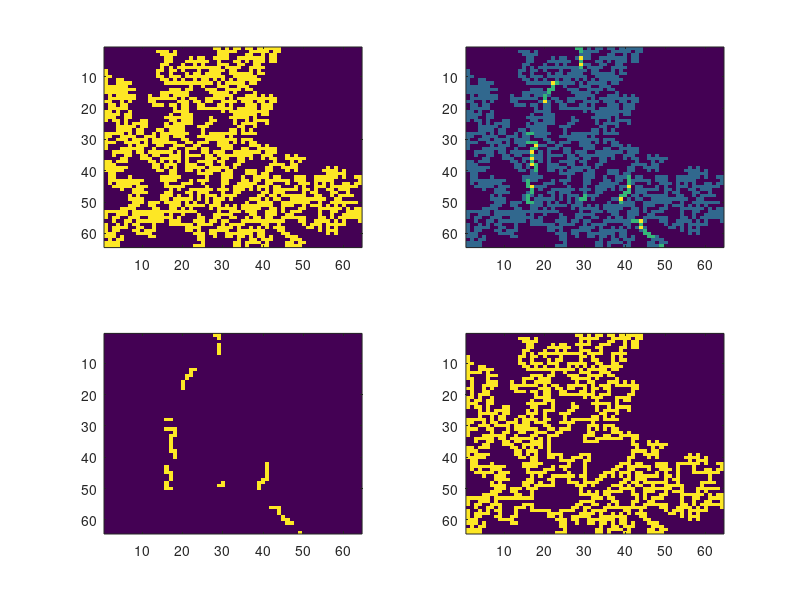

MATLAB code for this plot:
% Example of use of the walk routine
% Generate spanning cluster (l-r spanning)

function exwalk()
lx =64;
ly = 64;
p = 0.585;
ncount = 0;
perc = [];
while (size(perc ,1)==0)
    ncount = ncount + 1;
    if (ncount >1000)
        return
    end

    z=rand(lx,ly)<p;
    [lw,num]=bwlabel(z,4);
    perc_x = intersect(lw(1,:),lw(lx ,:));
    perc = find(perc_x >0)
end


s = regionprops(lw,'Area');
clusterareas = cat(1,s.Area);
maxarea = max(clusterareas);
i = find(clusterareas==maxarea);
zz = lw == i;

% zz now contains the spanning cluster
imagesc(zz);

% Display spanning cluster
% Run walk on this cluster
[l,r] = walk(zz);
zzz = l.*r;

% Find points where both l and r are non-zero
zadd = zz + zzz;
subplot(2,2,1), imagesc(zz);
subplot(2,2,2), imagesc(zadd);
subplot(2,2,3), imagesc(zzz >0);
subplot(2,2,4), imagesc(l+r>0);
function [left ,right] = walk(z)
%
% Left turning walker
%
% Returns left: nr of times walker passes a site
%
% First , ensure that array only has one contact point at left and
% right end: topmost points chosen
%

nx = size(z,1);
ny = size(z,2);
i = find(z(1,:)>0);
iy0 = i(1);

% starting point for walker
ix0 = 1;

% stopping point for walker
% First do left -turning walker
dirs = zeros(4,2);
dirs(1,1) = -1;
dirs(1,2) = 0;
dirs(2,1) = 0;
dirs(2,2) = -1;
dirs(3,1) = 1;
dirs(3,2) = 0;
dirs(4,1) = 0;
dirs(4,2) = 1;
nwalk = 1;
ix = ix0;
iy = iy0;
dir = 1;

% 1=left , 2 = down , 3 = right , 4 = up;
left = zeros(nx,ny);
while (nwalk >0)
    left(ix,iy) = left(ix,iy) + 1;
    
    % Turn left until you find an occupied site
    nfound = 0;
    while (nfound==0)
        dir = dir - 1;
        if (dir <1)
            dir = dir + 4;
        end
        % Check this direction
        iix = ix + dirs(dir ,1);
        iiy = iy + dirs(dir ,2);
        if (iix==nx+1)
            nwalk = 0;
            % Walker escaped
        iix = nx;
        ix1 = ix;
        iy1 = iy;
        end
        
        % Is there a site here?
        if (iix >0)
            if (iiy >0)
                if (iiy<ny+1)
                    if (z(iix,iiy)>0)
                        % there is a site here , move here
                        ix = iix;
                        iy = iiy;
                        nfound = 1;
                        dir = dir + 2;
                        if (dir >4)
                            dir = dir - 4;
                        end
                    end
                end
            end
        end
    end
end

%left;
nwalk = 1;
ix = ix0;
iy = iy0;
dir = 1;
% 1=left , 2 = down , 3 = right , 4 = up;
right = zeros(nx,ny);
while (nwalk >0)
    right(ix,iy) = right(ix,iy) + 1;
    % ix,iy
    % Turn right until you find an occupied site
    nfound = 0;
    while (nfound==0)
        dir = dir + 1;
        if (dir >4)
            dir = dir - 4;
        end
        % Check this direction
        iix = ix + dirs(dir ,1);
        iiy = iy + dirs(dir ,2);
        if (iix==nx+1)
            if (iy==iy1)
                nwalk = 0;
                % Walker escaped
                iix = nx;
            end
        end
        % Is there a site here?
        if (iix >0)
            if (iiy >0)
                if (iiy<ny+1)
                    if (iix<nx+1)
                        if (z(iix,iiy)>0)
                            % there is a site here , move here
                            ix = iix;
                            iy = iiy;
                            nfound = 1;
                            dir = dir - 2;
                            if (dir <1)
                                dir = dir + 4;
                            end
                        end
                    end
                end
            end
        end
    end
end
end
end